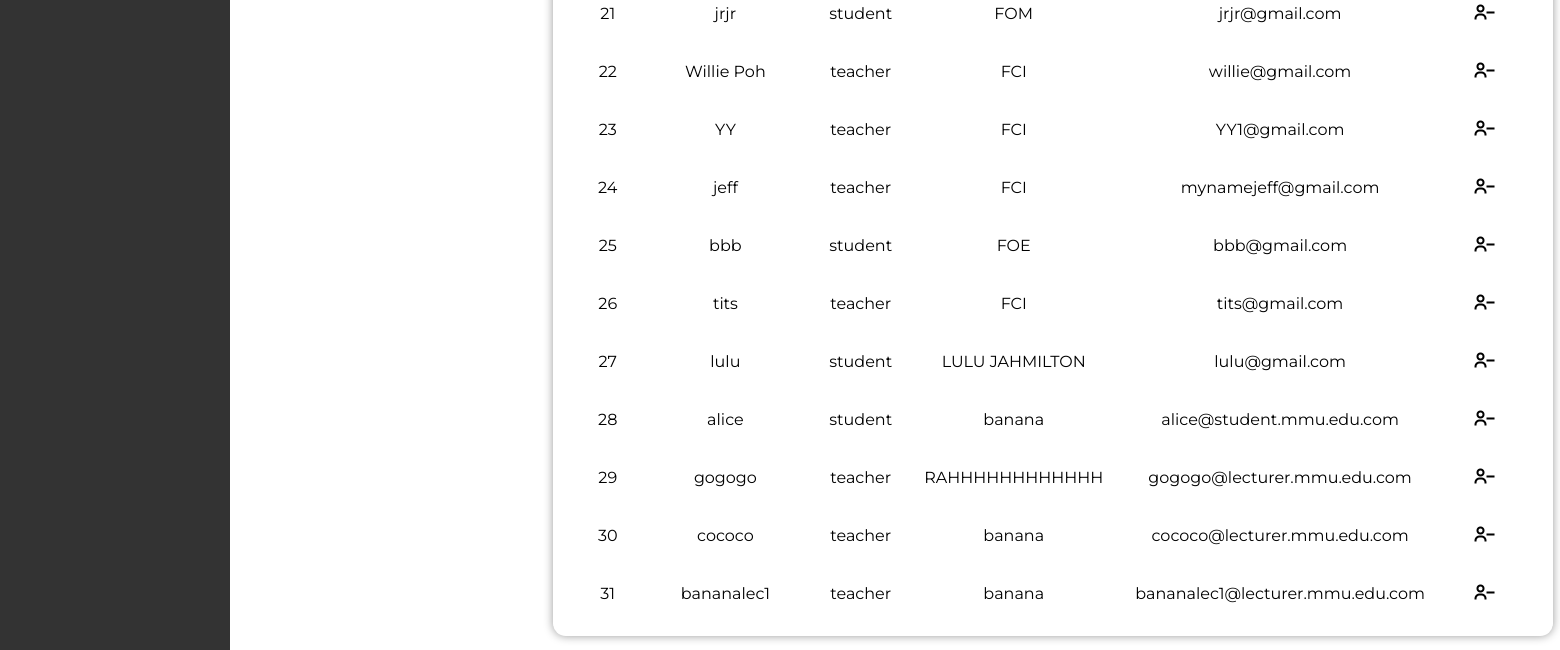
The page /usercontrol (lower part) on the database as committed earlier.
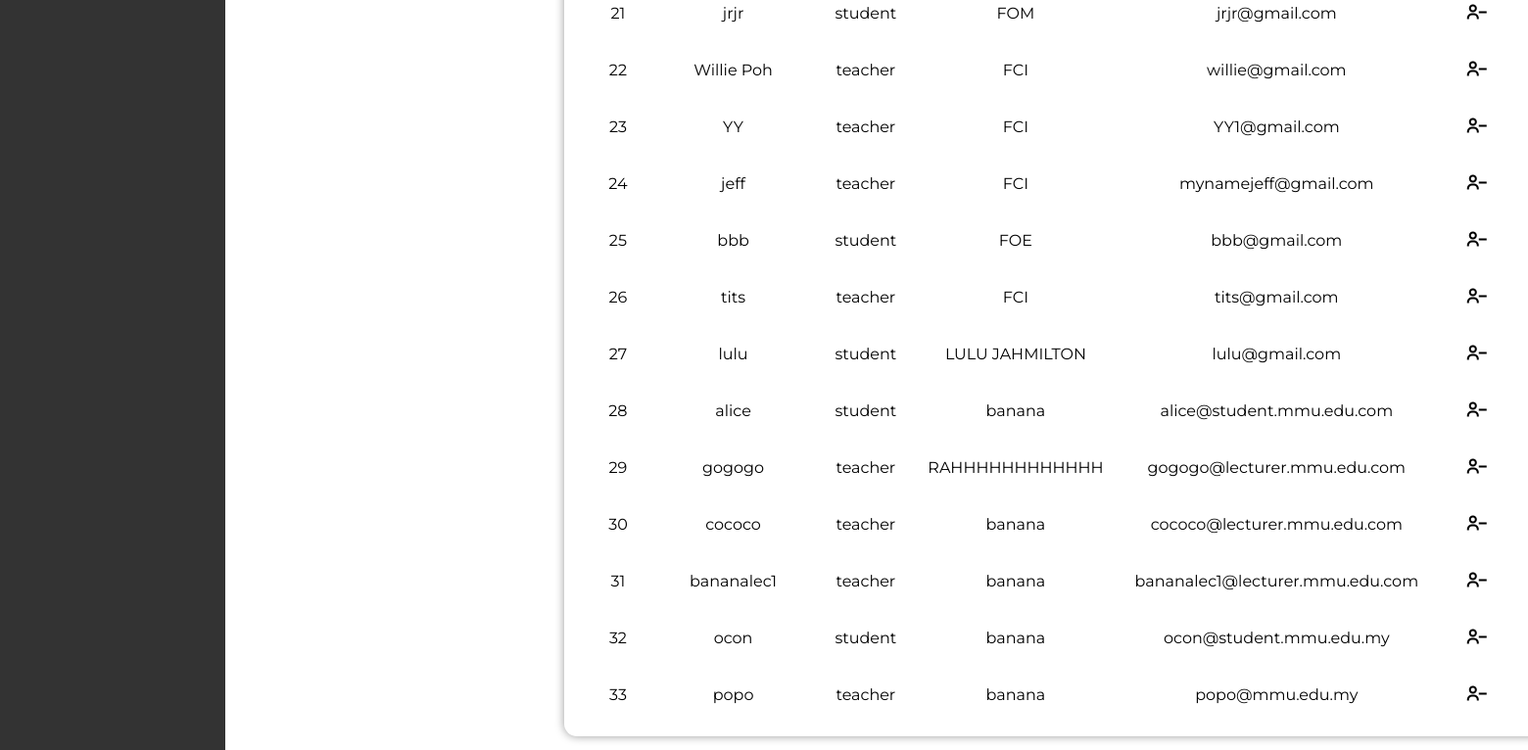
The same page on the database as committed later.
### tables this page shows
CREATE TABLE users (
        id INTEGER PRIMARY KEY AUTOINCREMENT,
        role TEXT NOT NULL,
        faculty TEXT NOT NULL,
        username TEXT NOT NULL UNIQUE,
        email TEXT NOT NULL UNIQUE,
        phone_number TEXT NOT NULL UNIQUE,
        password TEXT NOT NULL
        );

### app.py (the view)
@app.route("/usercontrol")
def usercontrol():
    conn = get_db_connection()
    cursor = conn.cursor()
    cursor.execute("SELECT * FROM users")
    user_data = cursor.fetchall()
    conn.close()
    return render_template("usercontrol.html", users=user_data)

### app.py (called while the page is built)
def get_db_connection():
    con = sqlite3.connect("database.db")
    con.row_factory = sqlite3.Row
    return con

### templates/usercontrol.html (shortened to what this page needs)
<!DOCTYPE html>
<html lang="en">
<head>
    <link rel="stylesheet" href="../static/style.css">
    <link href='https://unpkg.com/boxicons@2.1.4/css/boxicons.min.css'rel='stylesheet'>
</head>
<body>
    <div class="sidebar">
    </div>
    <div class="user-main">
        <div class="table" id="customers_table">
            <div class="table__body">
                <table>
                    <tbody>
                        {% for user in users %}
                        <form action="/delete_user" method="POST">
                            <tr>
                                <td> {{ loop.index }} </td>
                                <td>{{ user[3] }}</td>
                                <td>{{ user[1] }}</td>
                                <td> {{ user[2] }} </td>
                                <td> {{ user[4] }}</td>
                                <td>
                                    <button type="submit"><i class='bx bx-user-minus'></i></button>
                                </td>
                            </tr>
                        </form>
                        {% endfor %}
                    </tbody>
                </table>
            </div>
        </div>
    </div>
</body>
</html>

### static/style.css (style rules this page uses)
* { margin: 0; padding: 0; box-sizing: border-box; font-family: 'Montserrat'; }
body { font-family: 'Montserrat', sans-serif; background-color: white; justify-content: center; align-items: center; margin: 0; padding: 0; min-width: 100vh; }
.bx { font-size: 24px; color: #333; }
.sidebar { height: calc(200vh - 60px); width: 230px; position: absolute; top: 60px; left: 0; background-color: #333; padding-top: 20px; overflow-y: auto; }
.table { position: relative; width: 1000px; box-shadow: 0 0 10px rgba(0, 0, 0, 0.4); border-radius: 12.8px; display: flex; justify-content: center; flex-direction: column; margin-top: 20px; left: 20%; }
.table__body { width: 95%; max-height: calc(89vh - 16px); background-color: #fffb; margin: 12.8px auto; border-radius: 9.6px; overflow: auto; overflow: overlay; }
table { width: 100%; }
table, th, td { border-collapse: collapse; padding: 16px; text-align: center; }
.table__body button { background-color: transparent; border: none; color: black; justify-content: center; }
.table__body i { border: none; color: black; }

Rows that differ between the two databases and show on the page:
added users: username "ocon", role "student", faculty "banana", email "ocon@student.mmu.edu.my"
added users: username "popo", role "teacher", faculty "banana", email "popo@mmu.edu.my"
